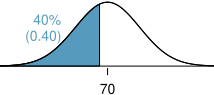

Recreate this plot in R.
library(openintro)
data(COL)

myPDF('height40Perc.pdf', 2.15, 0.95,
      mar = c(1.31, 0, 0.01, 0),
      mgp = c(3, 0.45, 0))
X <- seq(-4, 4, 0.01)
Y <- dnorm(X)
plot(X, Y,
     type = 'l',
     axes = FALSE,
     xlim = c(-3.1, 3.1))
axis(1,
     at = c(0),
     labels = round(70 + 3.3 * c(0), 2),
     cex.axis = 0.8)
these <- which(X <= -0.25)
polygon(c(X[these[1]], X[these], X[rev(these)[1]]),
        c(0, Y[these], 0),
        col = COL[1])

text(-2, 0.24, '  40%\n(0.40)', cex = 0.8, col = COL[1])

lines(X, Y)
abline(h = 0)

dev.off()
